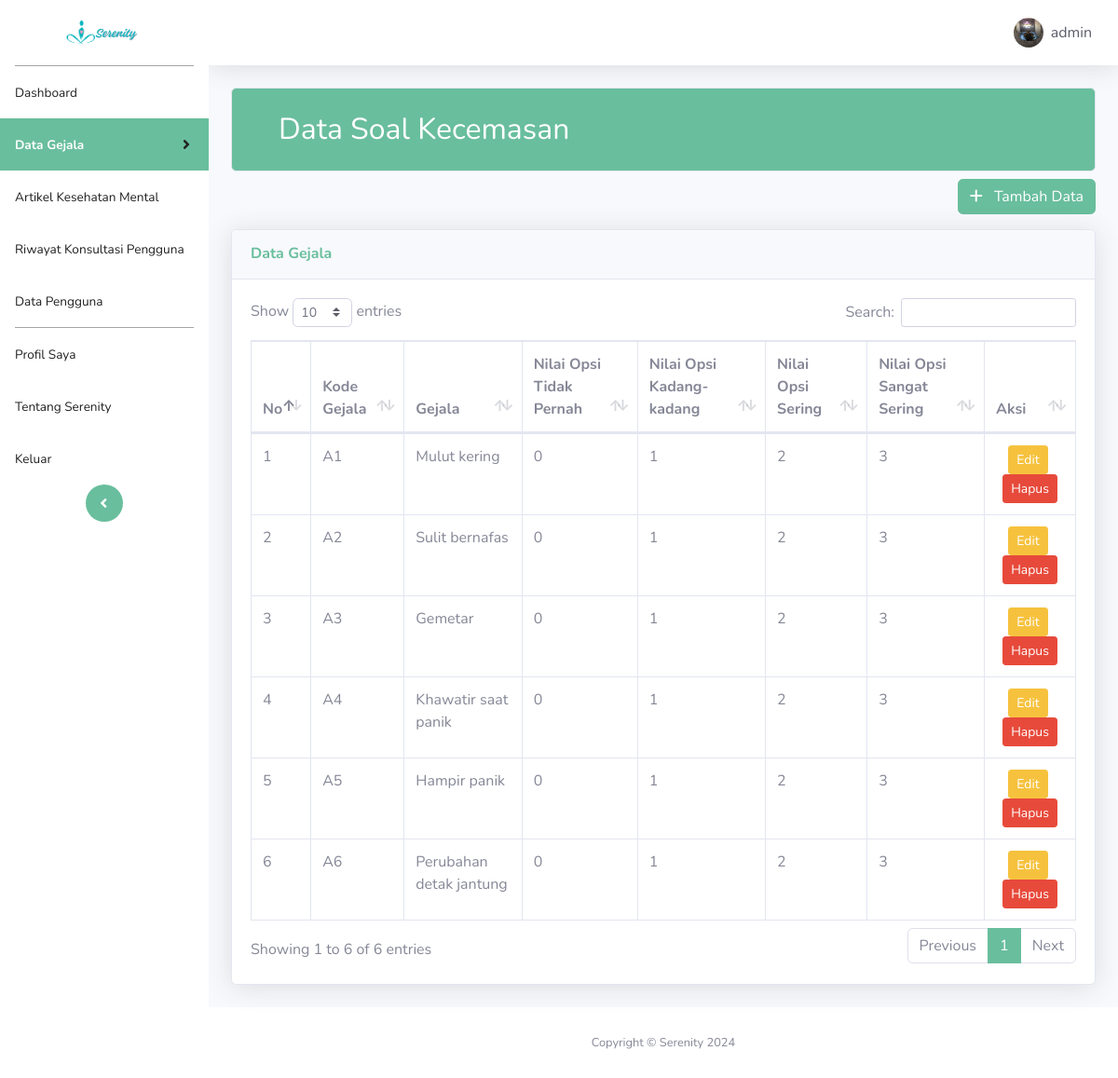
Screenshot of /admin/soal_kecemasan.php (signed in) with the database file from the repository.
### tables this page shows
CREATE TABLE `users` (
  `id` int(11) NOT NULL,
  `Namalengkap` varchar(100) NOT NULL,
  `email` varchar(100) NOT NULL,
  `password` varchar(100) NOT NULL,
  `phoneNumber` varchar(20) NOT NULL,
  `angkatan` int(11) NOT NULL,
  `gender` enum('Laki-Laki','Perempuan') NOT NULL,
  `role` enum('admin','user') NOT NULL,
  `created_at` timestamp NOT NULL DEFAULT current_timestamp(),
  `updated_at` timestamp NOT NULL DEFAULT current_timestamp() ON UPDATE current_timestamp(),
  `profile_image` varchar(255) DEFAULT NULL,
  `reset_token` varchar(255) DEFAULT NULL
);

CREATE TABLE `questions_a` (
  `id_soal` int(11) NOT NULL,
  `kode` varchar(11) NOT NULL,
  `nilai_a` int(11) NOT NULL,
  `nilai_b` int(11) NOT NULL,
  `nilai_c` int(11) NOT NULL,
  `nilai_d` int(11) NOT NULL,
  `question_text` text NOT NULL,
  `created_at` timestamp NOT NULL DEFAULT current_timestamp(),
  `updated_at` timestamp NOT NULL DEFAULT current_timestamp() ON UPDATE current_timestamp()
);

### admin/soal_kecemasan.php (the view, shortened to what this page needs)
<?php
require_once "../include/koneksi.php";
$user_id = $_SESSION['user_id'];
$query = "SELECT * FROM users WHERE id = $user_id";
$result = mysqli_query($koneksi, $query);
$user = mysqli_fetch_assoc($result);
?>
<!DOCTYPE html>
<html lang="en">
<head>
    <link href="https://cdnjs.cloudflare.com/ajax/libs/font-awesome/6.0.0-beta3/css/all.min.css" rel="stylesheet">
    <link href="vendor/fontawesome-free/css/all.min.css" rel="stylesheet" type="text/css" />
    <link href="../css/sb-admin-2.css" rel="stylesheet">
    <link href="../vendor/datatables/dataTables.bootstrap4.min.css" rel="stylesheet">
</head>
<body id="page-top">
    <div id="wrapper">
        <?php require_once('../include/navbar_admin.php') ?>
        <div id="content-wrapper" class="d-flex flex-column">
            <div id="content">
                <?php
                require_once('../include/topbar_admin.php')
                ?>
                <div class="container-fluid">
                    <h2 class="card" style="background-color: #69BE9D; color: white; padding: 25px 50px;">Data Soal Kecemasan</h2>
                    <div class="d-flex justify-content-end mb-3">
                        <button type="button" class="btn btn-primary" data-toggle="modal" data-target="#addQuestionModal">
                            <i class="fa-solid fa-plus mr-2"></i> Tambah Data
                        </button>
                    </div>
                    <?php
                    require_once "../include/koneksi.php";
                    $query = "SELECT questions_a.id_soal, questions_a.kode, questions_a.question_text, questions_a.nilai_a, questions_a.nilai_b, questions_a.nilai_c, questions_a.nilai_d FROM questions_a";
                    $result = mysqli_query($koneksi, $query);
                    if ($result) {
                        echo "<div class='card shadow mb-4'>";
                        echo "<div class='card-header py-3'>";
                        echo "<h6 class='m-0 font-weight-bold text-primary'>";
                        echo "Data Gejala";
                        echo "</h6>";
                        echo "</div>";
                        echo "<div class='card-body'>";
                        echo "<div class='table-responsive'>";
                        echo "<table class='table table-bordered' id='dataTable' width='100%' cellspacing='0'>";
                        echo "<thead>";
                        echo "<tr>";
                        echo "<th>No</th>";
                        echo "<th>Kode Gejala</th>";
                        echo "<th>Gejala</th>";
                        echo "<th>Nilai Opsi Tidak Pernah</th>";
                        echo "<th>Nilai Opsi Kadang-kadang</th>";
                        echo "<th>Nilai Opsi Sering</th>";
                        echo "<th>Nilai Opsi Sangat Sering</th>";
                        echo "<th>Aksi</th>";
                        echo "</tr>";
                        echo "</thead>";
                        echo "<tbody>";
                        $counter = 1;
                        while ($row = mysqli_fetch_assoc($result)) {
                            echo "<tr>";
                            echo "<td>" . $counter . "</td>";
                            echo "<td>" . $row['kode'] . "</td>";
                            echo "<td>" . $row['question_text'] . "</td>";
                            echo "<td>" . $row['nilai_a'] . "</td>";
                            echo "<td>" . $row['nilai_b'] . "</td>";
                            echo "<td>" . $row['nilai_c'] . "</td>";
                            echo "<td>" . $row['nilai_d'] . "</td>";
                            echo "<td style='text-align: center'>";
                            echo "<a href='edit_soal_kecemasan.php?id=" . $row['id_soal'] . "' class='btn btn-warning btn-sm'>Edit</a>";
                            echo "<a href='../hapus_soal_kecemasan.php?id=" . $row['id_soal'] . "' class='btn btn-danger btn-sm'>Hapus</a>";
                            echo "</td>";
                            echo "</tr>";
                            $counter++;
                        }
                        echo "</tbody>";
                        echo "</table>";
                        echo "</div>";
                        echo "</div>";
                        echo "</div>";
                        echo "</div>";
                    } else {
                        echo "Error: " . $query . "<br>" . mysqli_error($koneksi);
                    }
                    ?>
                </div>
                <?php require_once('../include/footer.php') ?>
            </div>
        </div>
</body>
</html>

### include/topbar_admin.php (shortened to what this page needs)
<nav class="navbar navbar-expand navbar-light bg-white topbar mb-4 static-top shadow">
    <ul class="navbar-nav ml-auto">
        <li class="nav-item dropdown no-arrow">
            <a class="nav-link dropdown-toggle" href="#" id="userDropdown" role="button" data-toggle="dropdown" aria-haspopup="true" aria-expanded="false">
                <img class="img-profile rounded-circle" src="<?php echo $user['profile_image']; ?>" />
                <span class="ml-2 d-none d-lg-inline text-dark"><?php echo $user['role']; ?></span>
            </a>
        </li>
    </ul>
</nav>

### rows the page displays
users: profile_image (picture), role "admin"
questions_a: kode "A1", question_text "Mulut kering", nilai_a "0", nilai_b "1", nilai_c "2", nilai_d "3"
questions_a: kode "A2", question_text "Sulit bernafas", nilai_a "0", nilai_b "1", nilai_c "2", nilai_d "3"
questions_a: kode "A3", question_text "Gemetar", nilai_a "0", nilai_b "1", nilai_c "2", nilai_d "3"
questions_a: kode "A4", question_text "Khawatir saat panik", nilai_a "0", nilai_b "1", nilai_c "2", nilai_d "3"
questions_a: kode "A5", question_text "Hampir panik", nilai_a "0", nilai_b "1", nilai_c "2", nilai_d "3"
questions_a: kode "A6", question_text "Perubahan detak jantung", nilai_a "0", nilai_b "1", nilai_c "2", nilai_d "3"
